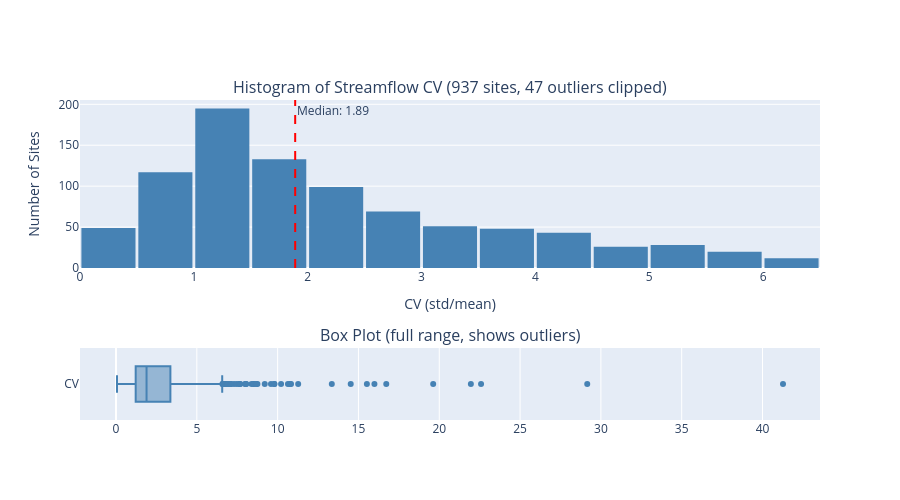

Write notebook code for a chart like this one.
### Code cell
# Distribution of streamflow CV
cv_data = site_stats.to_pandas()
median_cv = cv_data["streamflow_cv"].median()

# Remove extreme outliers from plot data so bins spread evenly
p95 = cv_data["streamflow_cv"].quantile(0.95)
cv_clipped = cv_data[cv_data["streamflow_cv"] <= p95].copy()
n_outliers = len(cv_data) - len(cv_clipped)

fig = make_subplots(rows=2, cols=1, row_heights=[0.7, 0.3],
    subplot_titles=(
        f"Histogram of Streamflow CV ({len(cv_data)} sites, {n_outliers} outliers clipped)",
        "Box Plot (full range, shows outliers)"
    ))

fig.add_trace(
    go.Histogram(x=cv_clipped["streamflow_cv"], nbinsx=30,
                 name="Sites", marker_color="steelblue"),
    row=1, col=1
)
fig.add_vline(x=median_cv, line_dash="dash", line_color="red",
              annotation_text=f"Median: {median_cv:.2f}", row=1, col=1)

fig.add_trace(
    go.Box(x=cv_data["streamflow_cv"], name="CV", marker_color="steelblue"),
    row=2, col=1
)

fig.update_layout(height=500, showlegend=False, bargap=0.05)
fig.update_xaxes(title_text="CV (std/mean)", row=1, col=1)
fig.update_yaxes(title_text="Number of Sites", row=1, col=1)
fig.show()

print(f"CV range: {cv_data['streamflow_cv'].min():.2f} to {cv_data['streamflow_cv'].max():.2f}")
print(f"Median CV: {median_cv:.2f}")
print(f"Sites above median: {len(cv_data[cv_data['streamflow_cv'] > median_cv])}")
print(f"Sites below median: {len(cv_data[cv_data['streamflow_cv'] <= median_cv])}")
print(f"Outliers clipped from histogram (CV > {p95:.2f}): {n_outliers}")

### Figure 1 — Plotly figure (JSON) as saved in the notebook; plotly's stock layout.template omitted (floating-point values rounded to 4 significant figures; data arrays with more than 128 entries replaced by an {"elided": "..."} marker saying what was removed)
{"data": [{"marker": {"color": "steelblue"}, "name": "Sites", "nbinsx": 30, "type": "histogram", "x": {"elided": "890 float values"}, "xaxis": "x", "yaxis": "y"}, {"marker": {"color": "steelblue"}, "name": "CV", "type": "box", "x": {"elided": "937 float values"}, "xaxis": "x2", "yaxis": "y2"}], "layout": {"annotations": [{"font": {"size": 16}, "showarrow": false, "text": "Histogram of Streamflow CV (937 sites, 47 outliers clipped)", "x": 0.5, "xanchor": "center", "xref": "paper", "y": 1.0, "yanchor": "bottom", "yref": "paper"}, {"font": {"size": 16}, "showarrow": false, "text": "Box Plot (full range, shows outliers)", "x": 0.5, "xanchor": "center", "xref": "paper", "y": 0.225, "yanchor": "bottom", "yref": "paper"}, {"showarrow": false, "text": "Median: 1.89", "x": 1.89, "xanchor": "left", "xref": "x", "y": 1, "yanchor": "top", "yref": "y domain"}], "bargap": 0.05, "height": 500, "shapes": [{"line": {"color": "red", "dash": "dash"}, "type": "line", "x0": 1.89, "x1": 1.89, "xref": "x", "y0": 0, "y1": 1, "yref": "y domain"}], "showlegend": false, "xaxis": {"anchor": "y", "domain": [0, 1], "title": {"text": "CV (std/mean)"}}, "xaxis2": {"anchor": "y2", "domain": [0, 1]}, "yaxis": {"anchor": "x", "domain": [0.475, 1.0], "title": {"text": "Number of Sites"}}, "yaxis2": {"anchor": "x2", "domain": [0, 0.225]}}}
